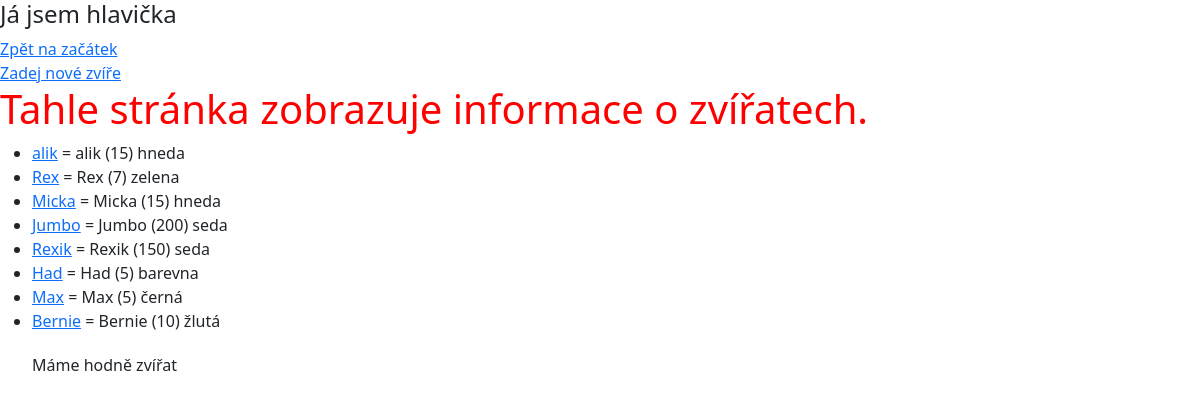
/informace/, run on an earlier commit of the app's database.
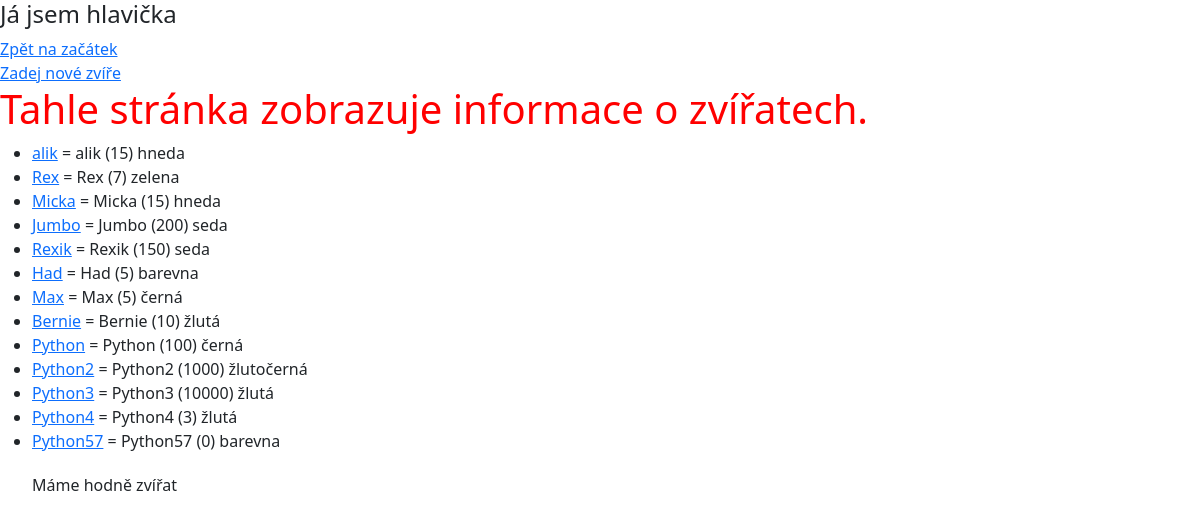
And on a later commit of the database.
### informace/models.py (models this page shows)
class Zvire(models.Model):
    jmeno = models.CharField(max_length=30)
    vaha = models.IntegerField()
    barva = models.CharField(max_length=20, default="")
    zije = models.BooleanField(null=True)
    class Meta:
        verbose_name_plural = "Zvirata"
    def __str__(self):
        return f"{self.jmeno} ({self.vaha}) {self.barva}"

### informace/views.py (the view)
# urls.py: path("", views.VypisZvirataView.as_view(), name="index"),
class VypisZvirataView(ListView):
    model = Zvire
    template_name = "informace/index.html"
    context_object_name = "zvirata"

### informace/templates/informace/index.html (shortened to what this page needs)
{% extends "base.html" %}
{% load static %}
{% block styling %}
    <link rel="stylesheet" href="{% static "informace/styly.css" %}">
{% endblock %}
{% block content %}
    {% include "informace/includes/header.html" %}
    <h1>Tahle stránka zobrazuje informace o zvířatech.</h1>
    <ul>
        {% for zvire in zvirata %}
            <li><a href="{% url "zvire_info" zvire.jmeno %}">{{ zvire.jmeno }}</a> = {{ zvire }}</li>
        {% endfor %}
        {% if zvirata|length > 7 %}
            <p>Máme hodně zvířat</p>
        {% elif zvirata|length >= 5 %}
            <p>Máme tak akorát zvířat.</p>
        {% else %}
            <p>Máme málo zvířat.</p>
        {% endif %}
    </ul>
{% endblock %}

What changed in the data, as far as the page shows it:
added Zvire: jmeno "Python", jmeno+vaha+barva "Python (100) černá"
added Zvire: jmeno "Python2", jmeno+vaha+barva "Python2 (1000) žlutočerná"
added Zvire: jmeno "Python3", jmeno+vaha+barva "Python3 (10000) žlutá"
added Zvire: jmeno "Python4", jmeno+vaha+barva "Python4 (3) žlutá"
added Zvire: jmeno "Python57", jmeno+vaha+barva "Python57 (0) barevna"
